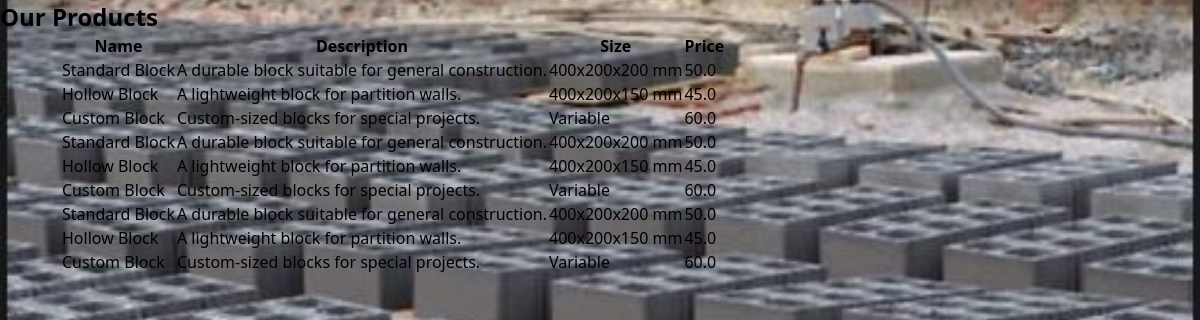
Page /products on the committed database.
### tables this page shows
CREATE TABLE products (
    id INTEGER PRIMARY KEY AUTOINCREMENT,
    name TEXT NOT NULL,
    description TEXT NOT NULL,
    size TEXT NOT NULL,
    price REAL NOT NULL
);

### app.py (the view)
@app.route('/products')
def list_products():
    db = get_db()
    products = db.execute('SELECT * FROM products').fetchall()
    return render_template('products.html', products=products)

### app.py (called while the page is built)
def get_db():
    db = getattr(g, '_database', None)
    if db is None:
        db = g._database = sqlite3.connect(app.config['DATABASE'])
        db.row_factory = sqlite3.Row
    return db

@app.before_request
def restrict_access():
    if 'user_id' in session and session.get('role') != 'Admin':
        restricted_routes = ['/materials/add', '/orders/<int:order_id>/delete']
        if request.path in restricted_routes:
            flash('You do not have permission to access this page.', 'danger')
            return redirect(url_for('index'))

### templates/products.html (shortened to what this page needs)
<!DOCTYPE html>
<html lang="en">
<head>
    <link rel="stylesheet" href="{{ url_for('static', filename='style.css') }}">
</head>
<body>
    <h2>Our Products</h2>
    <div class="container">
        <table class="table table-bordered">
            <thead>
                <tr>
                    <th>Name</th>
                    <th>Description</th>
                    <th>Size</th>
                    <th>Price</th>
                </tr>
            </thead>
            <tbody>
                {% for product in products %}
                <tr>
                    <td>{{ product.name }}</td>
                    <td>{{ product.description }}</td>
                    <td>{{ product.size }}</td>
                    <td>{{ product.price }}</td>
                </tr>
                {% endfor %}
            </tbody>
        </table>
    </div>
</body>
</html>

### static/style.css (style rules this page uses)
* { box-sizing: border-box; margin: 0; padding: 0; }
body { font-family: 'Segoe UI', sans-serif; background: url("/static/256aabfebe249b11cb06c4040b00ac7f.jpg") no-repeat center center fixed; background-size: cover; padding: 0; }
.container { width: 90%; max-width: 1200px; margin: auto; }

### rows in the picture
products: name "Standard Block", description "A durable block suitable for general construction.", size "400x200x200 mm", price "50.0"
products: name "Hollow Block", description "A lightweight block for partition walls.", size "400x200x150 mm", price "45.0"
products: name "Custom Block", description "Custom-sized blocks for special projects.", size "Variable", price "60.0"
products: name "Standard Block", description "A durable block suitable for general construction.", size "400x200x200 mm", price "50.0"
products: name "Hollow Block", description "A lightweight block for partition walls.", size "400x200x150 mm", price "45.0"
products: name "Custom Block", description "Custom-sized blocks for special projects.", size "Variable", price "60.0"
products: name "Standard Block", description "A durable block suitable for general construction.", size "400x200x200 mm", price "50.0"
products: name "Hollow Block", description "A lightweight block for partition walls.", size "400x200x150 mm", price "45.0"
products: name "Custom Block", description "Custom-sized blocks for special projects.", size "Variable", price "60.0"
